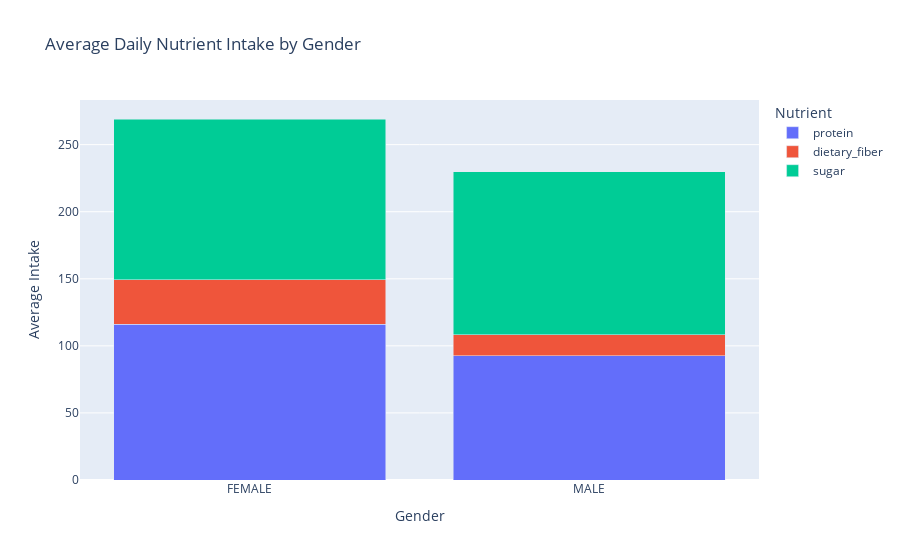

Notebook code cell kept with this figure:
### Code cell
fig = px.bar(melted_data, x='Gender', y='Average Intake', color='Nutrient',
             barmode='stack', title='Average Daily Nutrient Intake by Gender')

fig.show()

### Figure 1 — Plotly figure (JSON) as saved in the notebook; plotly's stock layout.template omitted (floating-point values rounded to 4 significant figures)
{"data": [{"alignmentgroup": "True", "hovertemplate": "Nutrient=protein<br>Gender=%{x}<br>Average Intake=%{y}<extra></extra>", "legendgroup": "protein", "marker": {"color": "#636efa", "pattern": {"shape": ""}}, "name": "protein", "offsetgroup": "protein", "orientation": "v", "showlegend": true, "textposition": "auto", "type": "bar", "x": ["FEMALE", "MALE"], "xaxis": "x", "y": [116.2, 92.59], "yaxis": "y"}, {"alignmentgroup": "True", "hovertemplate": "Nutrient=dietary_fiber<br>Gender=%{x}<br>Average Intake=%{y}<extra></extra>", "legendgroup": "dietary_fiber", "marker": {"color": "#EF553B", "pattern": {"shape": ""}}, "name": "dietary_fiber", "offsetgroup": "dietary_fiber", "orientation": "v", "showlegend": true, "textposition": "auto", "type": "bar", "x": ["FEMALE", "MALE"], "xaxis": "x", "y": [33.01, 15.69], "yaxis": "y"}, {"alignmentgroup": "True", "hovertemplate": "Nutrient=sugar<br>Gender=%{x}<br>Average Intake=%{y}<extra></extra>", "legendgroup": "sugar", "marker": {"color": "#00cc96", "pattern": {"shape": ""}}, "name": "sugar", "offsetgroup": "sugar", "orientation": "v", "showlegend": true, "textposition": "auto", "type": "bar", "x": ["FEMALE", "MALE"], "xaxis": "x", "y": [119.9, 121.4], "yaxis": "y"}], "layout": {"barmode": "stack", "legend": {"title": {"text": "Nutrient"}, "tracegroupgap": 0}, "title": {"text": "Average Daily Nutrient Intake by Gender"}, "xaxis": {"anchor": "y", "domain": [0, 1], "title": {"text": "Gender"}}, "yaxis": {"anchor": "x", "domain": [0, 1], "title": {"text": "Average Intake"}}}}
